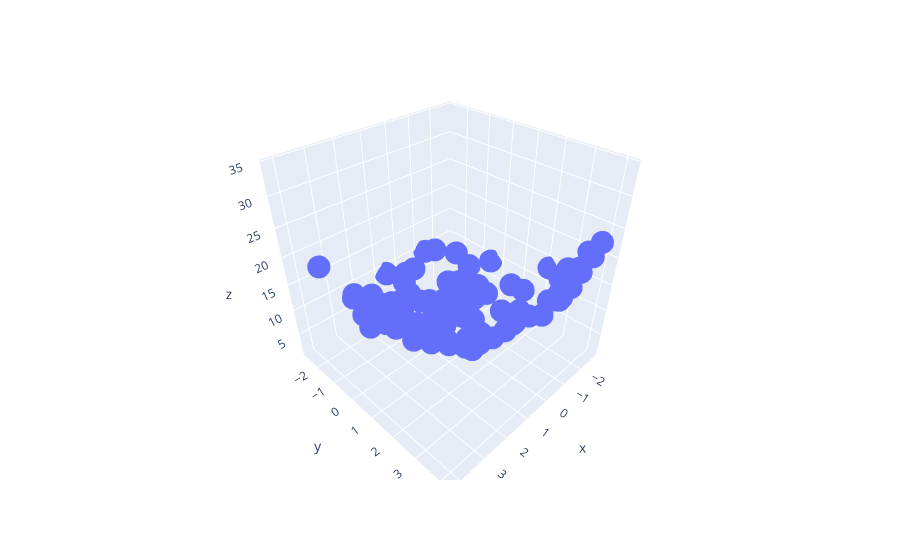

Write notebook code for a chart like this one.
### Code cell
import plotly.express as px
df=px.data.iris()
fig=px.scatter_3d(df,x=x.ravel(),y=y.ravel(),z=z.ravel())
fig.show()
